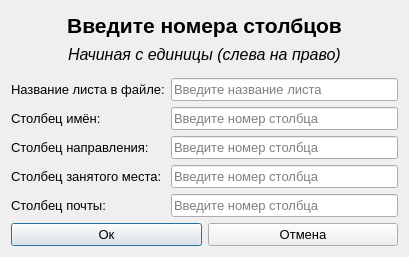
<?xml version="1.0" encoding="UTF-8"?>
<ui version="4.0">
 <class>Dialog</class>
 <widget class="QDialog" name="Dialog">
  <property name="geometry">
   <rect>
    <x>0</x>
    <y>0</y>
    <width>409</width>
    <height>257</height>
   </rect>
  </property>
  <property name="windowTitle">
   <string>Dialog</string>
  </property>
  <layout class="QGridLayout" name="gridLayout_2">
   <item row="0" column="0">
    <layout class="QGridLayout" name="gridLayout">
     <item row="2" column="0">
      <widget class="QLabel" name="label_6">
       <property name="font">
        <font>
         <pointsize>10</pointsize>
        </font>
       </property>
       <property name="text">
        <string>Название листа в файле:</string>
       </property>
      </widget>
     </item>
     <item row="2" column="1">
      <widget class="QLineEdit" name="sheet_name">
       <property name="font">
        <font>
         <pointsize>10</pointsize>
        </font>
       </property>
       <property name="inputMask">
        <string/>
       </property>
       <property name="frame">
        <bool>true</bool>
       </property>
       <property name="placeholderText">
        <string>Введите название листа</string>
       </property>
       <property name="cursorMoveStyle">
        <enum>Qt::LogicalMoveStyle</enum>
       </property>
      </widget>
     </item>
     <item row="3" column="1">
      <widget class="QLineEdit" name="name_column">
       <property name="font">
        <font>
         <pointsize>10</pointsize>
        </font>
       </property>
       <property name="inputMask">
        <string/>
       </property>
       <property name="frame">
        <bool>true</bool>
       </property>
       <property name="placeholderText">
        <string>Введите номер столбца</string>
       </property>
       <property name="cursorMoveStyle">
        <enum>Qt::LogicalMoveStyle</enum>
       </property>
      </widget>
     </item>
     <item row="3" column="0">
      <widget class="QLabel" name="label_3">
       <property name="font">
        <font>
         <pointsize>10</pointsize>
        </font>
       </property>
       <property name="text">
        <string>Столбец имён:</string>
       </property>
      </widget>
     </item>
     <item row="5" column="0">
      <widget class="QLabel" name="label_5">
       <property name="font">
        <font>
         <pointsize>10</pointsize>
        </font>
       </property>
       <property name="text">
        <string>Столбец занятого места:</string>
       </property>
      </widget>
     </item>
     <item row="4" column="1">
      <widget class="QLineEdit" name="dir_column">
       <property name="font">
        <font>
         <pointsize>10</pointsize>
        </font>
       </property>
       <property name="inputMask">
        <string/>
       </property>
       <property name="frame">
        <bool>true</bool>
       </property>
       <property name="placeholderText">
        <string>Введите номер столбца</string>
       </property>
       <property name="cursorMoveStyle">
        <enum>Qt::LogicalMoveStyle</enum>
       </property>
      </widget>
     </item>
     <item row="7" column="0" colspan="2">
      <layout class="QHBoxLayout" name="horizontalLayout">
       <item>
        <widget class="QPushButton" name="ok_btn">
         <property name="font">
          <font>
           <pointsize>10</pointsize>
          </font>
         </property>
         <property name="text">
          <string>Ок</string>
         </property>
        </widget>
       </item>
       <item>
        <widget class="QPushButton" name="cancel_btn">
         <property name="font">
          <font>
           <pointsize>10</pointsize>
          </font>
         </property>
         <property name="text">
          <string>Отмена</string>
         </property>
        </widget>
       </item>
      </layout>
     </item>
     <item row="1" column="0" colspan="2">
      <widget class="QLabel" name="label_2">
       <property name="font">
        <font>
         <pointsize>12</pointsize>
         <italic>true</italic>
        </font>
       </property>
       <property name="text">
        <string>Начиная с единицы (слева на право)</string>
       </property>
       <property name="alignment">
        <set>Qt::AlignHCenter|Qt::AlignTop</set>
       </property>
      </widget>
     </item>
     <item row="4" column="0">
      <widget class="QLabel" name="label_4">
       <property name="font">
        <font>
         <pointsize>10</pointsize>
        </font>
       </property>
       <property name="text">
        <string>Столбец направления:</string>
       </property>
      </widget>
     </item>
     <item row="5" column="1">
      <widget class="QLineEdit" name="place_column">
       <property name="font">
        <font>
         <pointsize>10</pointsize>
        </font>
       </property>
       <property name="inputMask">
        <string/>
       </property>
       <property name="frame">
        <bool>true</bool>
       </property>
       <property name="placeholderText">
        <string>Введите номер столбца</string>
       </property>
       <property name="cursorMoveStyle">
        <enum>Qt::LogicalMoveStyle</enum>
       </property>
      </widget>
     </item>
     <item row="0" column="0" colspan="2">
      <widget class="QLabel" name="label">
       <property name="font">
        <font>
         <pointsize>16</pointsize>
         <weight>75</weight>
         <bold>true</bold>
        </font>
       </property>
       <property name="text">
        <string>Введите номера столбцов</string>
       </property>
       <property name="alignment">
        <set>Qt::AlignCenter</set>
       </property>
      </widget>
     </item>
     <item row="6" column="0">
      <widget class="QLabel" name="label_7">
       <property name="font">
        <font>
         <pointsize>10</pointsize>
        </font>
       </property>
       <property name="text">
        <string>Столбец почты:</string>
       </property>
      </widget>
     </item>
     <item row="6" column="1">
      <widget class="QLineEdit" name="email_column">
       <property name="font">
        <font>
         <pointsize>10</pointsize>
        </font>
       </property>
       <property name="inputMask">
        <string/>
       </property>
       <property name="frame">
        <bool>true</bool>
       </property>
       <property name="placeholderText">
        <string>Введите номер столбца</string>
       </property>
       <property name="cursorMoveStyle">
        <enum>Qt::LogicalMoveStyle</enum>
       </property>
      </widget>
     </item>
    </layout>
   </item>
  </layout>
 </widget>
 <resources/>
 <connections/>
</ui>
